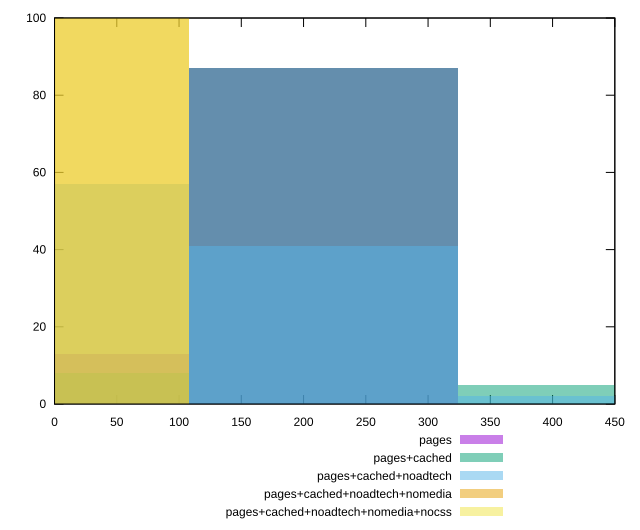

This figure's gnuplot source:
reset

$pages <<EOF
216.26318805343158 87
0 13
EOF

$pagesCached <<EOF
216.26318805343158 87
0 8
432.52637610686315 5
EOF

$pagesCachedNoadtech <<EOF
0 57
216.26318805343158 41
432.52637610686315 2
EOF

$pagesCachedNoadtechNomedia <<EOF
0 100
EOF

$pagesCachedNoadtechNomediaNocss <<EOF
0 100
EOF

set key outside below
set boxwidth 216.26318805343158
set xrange [0:450]
set yrange [0:100]
set trange [0:100]
set style fill transparent solid 0.5 noborder
set terminal svg size 640, 530 enhanced background rgb 'white'
set output "report_00015_2021-02-09T16-11-33.973Z/offscreen-images/comparison/histogram/all_raw.svg"

plot $pages title "pages" with boxes, \
     $pagesCached title "pages+cached" with boxes, \
     $pagesCachedNoadtech title "pages+cached+noadtech" with boxes, \
     $pagesCachedNoadtechNomedia title "pages+cached+noadtech+nomedia" with boxes, \
     $pagesCachedNoadtechNomediaNocss title "pages+cached+noadtech+nomedia+nocss" with boxes

reset
